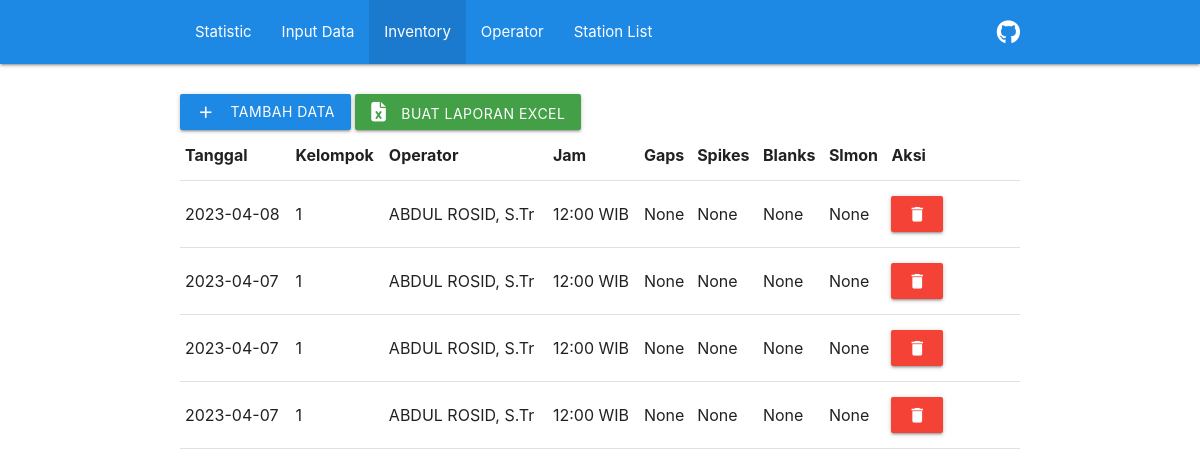
Before: /checklist-seiscomp/list_view with the older database file.
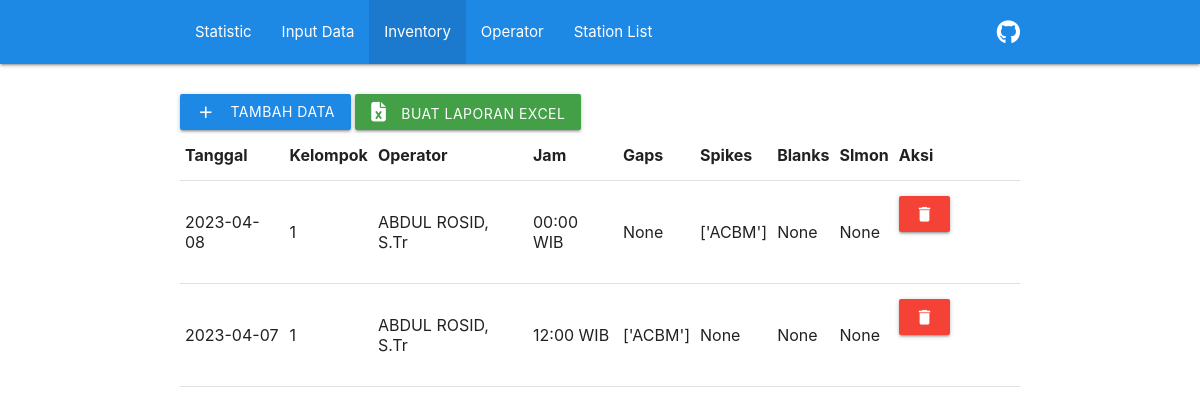
After: the same page with the newer database file.
### ChecklistSeiscomp/models.py (models this page shows, shortened)
class ChecklistSeiscompModel(models.Model):
    tanggal = models.DateField()
    jam = models.CharField(max_length=20, choices=WAKTU, default='12:00 WIB')
    kelompok = models.IntegerField(choices=KELOMPOK, default=1)
    operator = models.TextField(null=True,)
    gaps = models.CharField(max_length=500, null=True, blank=True)
    spikes = models.CharField(max_length=500, null=True, blank=True)
    blanks = models.CharField(max_length=500, null=True, blank=True)
    slmon = models.PositiveIntegerField(null=True, blank=True)

### ChecklistSeiscomp/views.py (the view)
# urls.py: path('list_view', views.list_view, name='list_view'),
def list_view(request):
    context = {}
    context["dataset"] = ChecklistSeiscompModel.objects.all().order_by('-tanggal')
    return render(request, "list_view.html", context)

### ChecklistSeiscomp/templates/list_view.html (shortened to what this page needs)
{% extends "base.html" %}
{% load materializecss %}
{% block content %}
<div class="container" style="padding-top: 2rem;">
    <a class="waves-effect waves-light btn blue darken-1" href="{% url 'ChecklistSeiscomp:home' %}"><i
            class="material-icons left">add</i>tambah data</a>
    <a class="waves-effect waves-light btn green darken-1" href="/"><i class="fa-solid fa-file-excel" style="padding-right: 1rem;"></i>Buat Laporan
        Excel</a>
    <table>
        <tr>
            <th>Tanggal</th>
            <th>Kelompok</th>
            <th>Operator</th>
            <th>Jam</th>
            <th>Gaps</th>
            <th>Spikes</th>
            <th>Blanks</th>
            <th>Slmon</th>
            <th>Aksi</th>
        </tr>
        {% for data in dataset %}
        <tr>
            <td> {{ data.tanggal|date:'Y-m-d' }} </td>
            <td> {{ data.kelompok }} </td>
            <td> {{ data.operator }} </td>
            <td> {{ data.jam }} </td>
            <td> {{ data.gaps }} </td>
            <td> {{ data.spikes }} </td>
            <td> {{ data.blanks }} </td>
            <td> {{ data.slmon }} </td>
            <td>
                <a id="data_del_btn{{ data.id }}" onmouseup="data_del({{ data.id }})"
                    class="waves-effect waves-light btn red" id="delete-{{ operator.id }}"><i
                        class="material-icons center">delete</i></a>
            </td>
        </tr>
        {% endfor %}
    </table>
</div>
{% endblock content %}

### ChecklistSeiscomp/templates/base.html (shortened to what this page needs)
<html lang="en">
<head>
    {% load static %}
    {% block css %}
    <link rel="stylesheet" href="https://cdnjs.cloudflare.com/ajax/libs/font-awesome/6.3.0/css/all.min.css"
 />
    <link rel="stylesheet" href="https://cdnjs.cloudflare.com/ajax/libs/materialize/1.0.0-rc.1/css/materialize.min.css"
 />
    <link rel="stylesheet" href="{% static 'ChecklistSeiscomp/style.css' %}">
    {% endblock css %}
</head>
<body>
    <nav class="nav-wrapper blue darken-1">
        <div class="container">
            <div class="nav-wrapper blue darken-1">
                <a href="https://github.com/ftharyanto/eBAST" target="_blank" class="tooltipped right" data-tooltip="Source Code"><i class="fa-brands fa-github"></i></a>
                <ul id="nav-mobile" class="left hide-on-med-and-down">
                    <li {% if request.resolver_match.url_name == 'statistic_view' %}class="active"{% endif %}><a href="{% url 'ChecklistSeiscomp:statistic_view' %}">Statistic</a></li>
                    <li {% if request.resolver_match.url_name == 'home' %}class="active"{% endif %}><a href="{% url 'ChecklistSeiscomp:home' %}">Input Data</a></li>
                    <li {% if request.resolver_match.url_name == 'list_view' %}class="active"{% endif %}><a href="{% url 'ChecklistSeiscomp:list_view' %}">Inventory</a></li>
                    <li {% if request.resolver_match.url_name == 'operator_view' %}class="active"{% endif %}><a href="{% url 'ChecklistSeiscomp:operator_view' %}">Operator</a></li>
                    <li {% if request.resolver_match.url_name == 'station_list_view' %}class="active"{% endif %}><a href="{% url 'ChecklistSeiscomp:station_list_view' %}">Station List</a></li>
                </ul>
            </div>
        </div>
    </nav>
    {% block content %}
    {% endblock content %}
</body>
</html>

Changed rows visible on the page:
removed ChecklistSeiscompModel: tanggal "2023-04-08", kelompok "1", operator "ABDUL ROSID, S.Tr", jam "12:00 WIB", gaps "None", spikes "None", blanks "None", slmon "None"
removed ChecklistSeiscompModel: tanggal "2023-04-07", kelompok "1", operator "ABDUL ROSID, S.Tr", jam "12:00 WIB", gaps "None", spikes "None", blanks "None", slmon "None"
removed ChecklistSeiscompModel: tanggal "2023-04-07", kelompok "1", operator "ABDUL ROSID, S.Tr", jam "12:00 WIB", gaps "None", spikes "None", blanks "None", slmon "None"
removed ChecklistSeiscompModel: tanggal "2023-04-07", kelompok "1", operator "ABDUL ROSID, S.Tr", jam "12:00 WIB", gaps "None", spikes "None", blanks "None", slmon "None"
added ChecklistSeiscompModel: tanggal "2023-04-08", kelompok "1", operator "ABDUL ROSID, S.Tr", jam "00:00 WIB", gaps "None", spikes "['ACBM']", blanks "None", slmon "None"
added ChecklistSeiscompModel: tanggal "2023-04-07", kelompok "1", operator "ABDUL ROSID, S.Tr", jam "12:00 WIB", gaps "['ACBM']", spikes "None", blanks "None", slmon "None"
